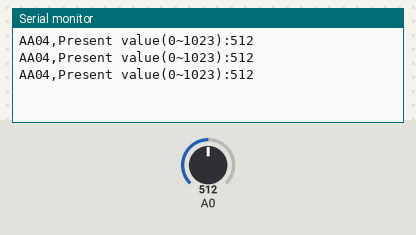
The sketch below on a simulated Arduino Uno, built with avr-gcc and run on an emulated ATmega328P. On the bench: the last lines printed to the serial monitor. The test bench sets the inputs (shaded band); at power-on: A0 = 512.

Above: at 1.3 s.
1.4 s: A0 set to 716
At 1.9 s:
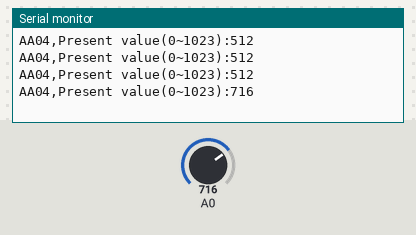
2.9 s: A0 set to 900
At 3.4 s:
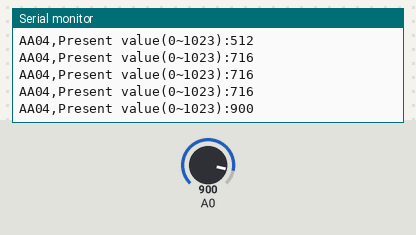
Timing chart, 0 to 5.9 s (numbered marks = the images above; inputs shaded):
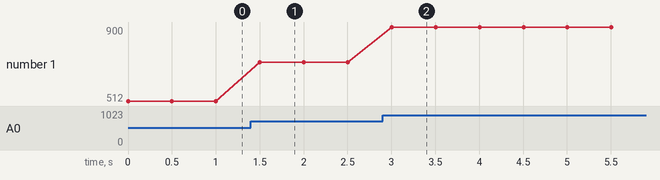

Measured:
- after the input at 1.4 s, the serial monitor: prints a new line after 0.10 s (image 1)
- after the input at 2.9 s, the serial monitor: prints a new line after 0.10 s (image 2)
- plotted number 1: 512 → 716 after the input at 1.4 s, 716 → 900 after the input at 2.9 s

The sketch:

sketch06_analog_read.ino
```cpp
void setup() {
  // put your setup code here, to run once:
Serial.begin(9600);
}

void loop() {
  // put your main code here, to run repeatedly:
int sensorValue = analogRead(A0);
Serial.print("AA04,Present value(0~1023):");
Serial.println(sensorValue);
delay(500);
}
```
